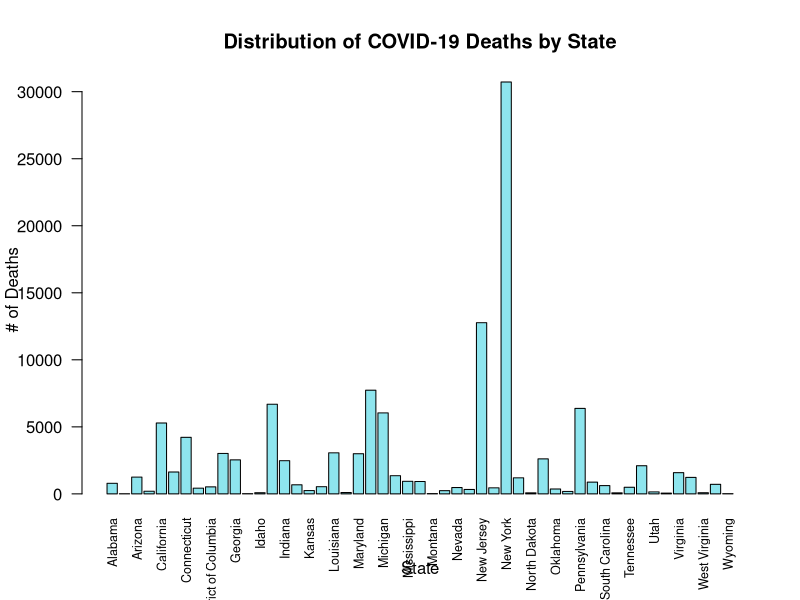
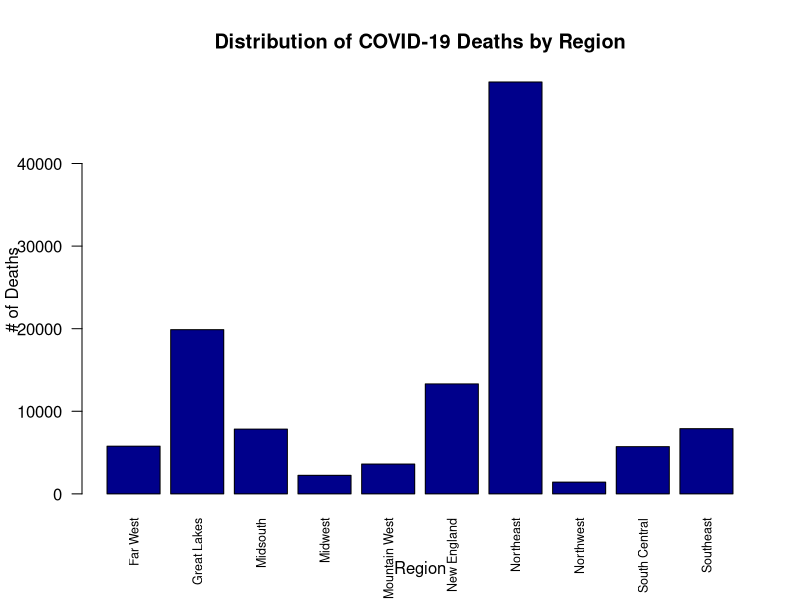

Write the R code that produced these figures, in order.
install.packages("dplyr") 
library(dplyr)
dat <- read.csv("us-states.csv")

## ALABAMA TOTAL DEATHS
AL <- filter(dat, state == "Alabama") %>% select(deaths)
ALtotal <- sum(AL)

## ALASKA TOTAL DEATHS 
AK <- filter(dat, state == "Alaska") %>% select(deaths)
AKtotal <- sum(AK)

## ARIZONA TOTAL DEATHS
AZ <- filter(dat, state == "Arizona") %>% select(deaths)
AZtotal <- sum(AZ)

## ARKANSAS TOTAL DEATHS
AR <- filter(dat, state == "Arkansas") %>% select(deaths)
ARtotal <- sum(AR)

## CALIFORNIA TOTAL DEATHS
CA <- filter(dat, state == "California") %>% select(deaths)
CAtotal <- sum(CA)

## COLORADO TOTAL DEATHS
CO <- filter(dat, state == "Colorado") %>% select(deaths)
COtotal <- sum(CO)

## CONNECTICUT TOTAL DEATHS
CT <- filter(dat, state == "Connecticut") %>% select(deaths)
CTtotal <- sum(CT)

## DELAWARE TOTAL DEATHS
DE <- filter(dat, state == "Delaware") %>% select(deaths)
DEtotal <- sum(DE)

## DISTRICT OF COLUMBIA TOTAL DEATHS
DC <- filter(dat, state == "District of Columbia") %>% select(deaths)
DCtotal <- sum(DC)

## FLORIDA TOTAL DEATHS
FL <- filter(dat, state == "Florida") %>% select(deaths)
FLtotal <- sum(FL)

## GEORGIA TOTAL DEATHS
GA <- filter(dat, state == "Georgia") %>% select(deaths)
GAtotal <- sum(GA)

## HAWAII TOTAL DEATHS
HI <- filter(dat, state == "Hawaii") %>% select(deaths)
HItotal <- sum(HI)

## IDAHO TOTAL DEATHS
ID <- filter(dat, state == "Idaho") %>% select(deaths)
IDtotal <- sum(ID)

## ILLINOIS TOTAL DEATHS
IL <- filter(dat, state == "Illinois") %>% select(deaths)
ILtotal <- sum(IL)

## INDIANA TOTAL DEATHS
IN <- filter(dat, state == "Indiana") %>% select(deaths)
INtotal <- sum(IN)

## IOWA TOTAL DEATHS
IA <- filter(dat, state == "Iowa") %>% select(deaths)
IAtotal <- sum(IA)

## KANSAS TOTAL DEATHS
KS <- filter(dat, state == "Kansas") %>% select(deaths)
KStotal <- sum(KS)

## KENTUCKY TOTAL DEATHS
KY <- filter(dat, state == "Kentucky") %>% select(deaths)
KYtotal <- sum(KY)

## LOUISINANA TOTAL DEATHS
LA <- filter(dat, state == "Louisiana") %>% select(deaths)
LAtotal <- sum(LA)

## MAINE TOTAL DEATHS
ME <- filter(dat, state == "Maine") %>% select(deaths)
MEtotal <- sum(ME)

## MARYLAND TOTAL DEATHS
MD <- filter(dat, state == "Maryland") %>% select(deaths)
MDtotal <- sum(MD)

## MASSACHUSETTS TOTAL DEATHS
MA <- filter(dat, state == "Massachusetts") %>% select(deaths)
MAtotal <- sum(MA)

## MICHIGAN TOTAL DEATHS
MI <- filter(dat, state == "Michigan") %>% select(deaths)
MItotal <- sum(MI)

## MINNESOTA TOTAL DEATHS
MN <- filter(dat, state == "Minnesota") %>% select(deaths)
MNtotal <- sum(MN)

## MISSISSIPPI TOTAL DEATHS
MS <- filter(dat, state == "Mississippi") %>% select(deaths)
MStotal <- sum(MS)

## MISSOURI TOTAL DEATHS
MO <- filter(dat, state == "Missouri") %>% select(deaths)
MOtotal <- sum(MO)

## MONTANA TOTAL DEATHS
MT <- filter(dat, state == "Montana") %>% select(deaths)
MTtotal <- sum(MT)

## NEBRASKA TOTAL DEATHS
NE <- filter(dat, state == "Nebraska") %>% select(deaths)
NEtotal <- sum(NE)

## NEVADA TOTAL DEATHS
NV <- filter(dat, state == "Nevada") %>% select(deaths)
NVtotal <- sum(NV)

## NEW HAMPSHIRE TOTAL DEATHS
NH <- filter(dat, state == "New Hampshire") %>% select(deaths)
NHtotal <- sum(NH)

## NEW JERSEY TOTAL DEATHS
NJ <- filter(dat, state == "New Jersey") %>% select(deaths)
NJtotal <- sum(NJ)

## NEW MEXICO TOTAL DEATHS
NM <- filter(dat, state == "New Mexico") %>% select(deaths)
NMtotal <- sum(NM)

## NEW YORK TOTAL DEATHS
NY <- filter(dat, state == "New York") %>% select(deaths)
NYtotal <- sum(NY)

## NORTH CAROLINA TOTAL DEATHS
NC <- filter(dat, state == "North Carolina") %>% select(deaths)
NCtotal <- sum(NC)

## NORTH DAKOTA TOTAL DEATHS
ND <- filter(dat, state == "North Dakota") %>% select(deaths)
NDtotal <- sum(ND)

## OHIO TOTAL DEATHS
OH <- filter(dat, state == "Ohio") %>% select(deaths)
OHtotal <- sum(OH)

## OKLAHOMA TOTAL DEATHS
OK <- filter(dat, state == "Oklahoma") %>% select(deaths)
OKtotal <- sum(OK)

## OREGON TOTAL DEATHS
OR <- filter(dat, state == "Oregon") %>% select(deaths)
ORtotal <- sum(OR)

## PENNSYLVANIA TOTAL DEATHS
PA <- filter(dat, state == "Pennsylvania") %>% select(deaths)
PAtotal <- sum(PA)

## RHODE ISLAND TOTAL DEATHS
RI <- filter(dat, state == "Rhode Island") %>% select(deaths)
RItotal <- sum(RI)

## SOUTH CAROLINA TOTAL DEATHS
SC <- filter(dat, state == "South Carolina") %>% select(deaths)
SCtotal <- sum(SC)

## SOUTH DAKOTA TOTAL DEATHS
SD <- filter(dat, state == "South Dakota") %>% select(deaths)
SDtotal <- sum(SD)

## TENNESSEE TOTAL DEATHS
TN <- filter(dat, state == "Tennessee") %>% select(deaths)
TNtotal <- sum(TN)

## TEXAS TOTAL DEATHS
TX <- filter(dat, state == "Texas") %>% select(deaths)
TXtotal <- sum(TX)

## UTAH TOTAL DEATHS
UT <- filter(dat, state == "Utah") %>% select(deaths)
UTtotal <- sum(UT)

## VERMONT TOTAL DEATHS
VT <- filter(dat, state == "Vermont") %>% select(deaths)
VTtotal <- sum(VT)

## VIRGINIA TOTAL DEATHS
VA <- filter(dat, state == "Virginia") %>% select(deaths)
VAtotal <- sum(VA)

## WASHINGTON TOTAL DEATHS
WA <- filter(dat, state == "Washington") %>% select(deaths)
WAtotal <- sum(WA)

## WEST VIRGINIA TOTAL DEATHS
WV <- filter(dat, state == "West Virginia") %>% select(deaths)
WVtotal <- sum(WV)

## WISCONSIN TOTAL DEATHS
WI <- filter(dat, state == "Wisconsin") %>% select(deaths)
WItotal <- sum(WI)

## WYOMING TOTAL DEATHS
WY <- filter(dat, state == "Wyoming") %>% select(deaths)
WYtotal <- sum(WY)

#------------------------------------------------------------------------------
#Individual States

StateNames <- c("Alabama", "Alaska", "Arizona", "Arkansas",
                "California", "Colorado", "Connecticut",
                "Delaware", "District of Columbia",
                "Florida", "Georgia", "Hawaii", "Idaho",
                "Illinois", "Indiana", "Iowa", "Kansas",
                "Kentucky", "Louisiana", "Maine", "Maryland",
                "Massachusetts", "Michigan", "Minnesota",
                "Mississippi", "Missouri", "Montana", "Nebraska",
                "Nevada", "New Hampshire", "New Jersey",
                "New Mexico", "New York", "North Carolina",
                "North Dakota", "Ohio", "Oklahoma", "Oregon",
                "Pennsylvania", "Rhode Island", "South Carolina",
                "South Dakota", "Tennessee", "Texas", "Utah",
                "Vermont", "Virginia", "Washington",
                "West Virginia", "Wisconsin", "Wyoming")

StateDeaths <- c(ALtotal, AKtotal, AZtotal, ARtotal, CAtotal,
                 COtotal, CTtotal, DEtotal, DCtotal, FLtotal,
                 GAtotal, HItotal, IDtotal, ILtotal, INtotal,
                 IAtotal, KStotal, KYtotal, LAtotal, MEtotal,
                 MDtotal, MAtotal, MItotal, MNtotal, MStotal,
                 MOtotal, MTtotal, NEtotal, NVtotal, NHtotal, 
                 NJtotal, NMtotal, NYtotal, NCtotal, NDtotal, 
                 OHtotal, OKtotal, ORtotal, PAtotal, RItotal,
                 SCtotal, SDtotal, TNtotal, TXtotal, UTtotal,
                 VTtotal, VAtotal, WAtotal, WVtotal, WItotal,
                 WYtotal)

# Creates a Barplot Displaying Deaths by state
barplot(StateDeaths, main = "Distribution of COVID-19 Deaths by State",
        xlab = "State", ylab = "# of Deaths", 
        names.arg = StateNames, col = "cadetblue2", 
        las=2, cex.names = .75)

#------------------------------------------------------------------------------
#By Region

FarWestTotal <- sum(CAtotal, HItotal, NVtotal)

GreatLakesTotal <- sum(ILtotal, INtotal, MItotal, MNtotal,
                       OHtotal, WItotal)

MidsouthTotal <- sum(DEtotal, DCtotal, KYtotal, MDtotal, NCtotal,
                     TNtotal, VAtotal, WVtotal)

MidwestTotoal <- sum(IAtotal, KStotal, MOtotal, NEtotal, NDtotal,
                     SDtotal)

MountainwestTotal <- sum(AZtotal, COtotal, IDtotal, MTtotal, NMtotal,
                         UTtotal, WYtotal)

NewEnglandTotal <- sum(CTtotal, MEtotal, MAtotal, NHtotal, RItotal,
                       VTtotal)

NortheastTotal <- sum(NJtotal, NYtotal, PAtotal)

NorthwestTotal <- sum(AKtotal, ORtotal, WAtotal)

SouthCentralTotal <- sum(ARtotal, LAtotal, OKtotal, TXtotal)

SoutheastTotal <- sum(ALtotal, FLtotal, GAtotal, MStotal, SCtotal)

RegionNames <- c("Far West", "Great Lakes", "Midsouth", "Midwest",
                 "Mountain West", "New England", "Northeast",
                 "Northwest", "South Central", "Southeast")

RegionDeaths <- c(FarWestTotal, GreatLakesTotal, MidsouthTotal,
                  MidwestTotoal, MountainwestTotal, NewEnglandTotal,
                  NortheastTotal, NorthwestTotal, SouthCentralTotal,
                  SoutheastTotal)

# Creates a Barplot Displaying Deaths by Region
barplot(RegionDeaths, main = "Distribution of COVID-19 Deaths by Region",
        xlab = "Region", ylab = "# of Deaths", 
        names.arg = RegionNames, col = "Darkblue", 
        las=2, cex.names = .75)
